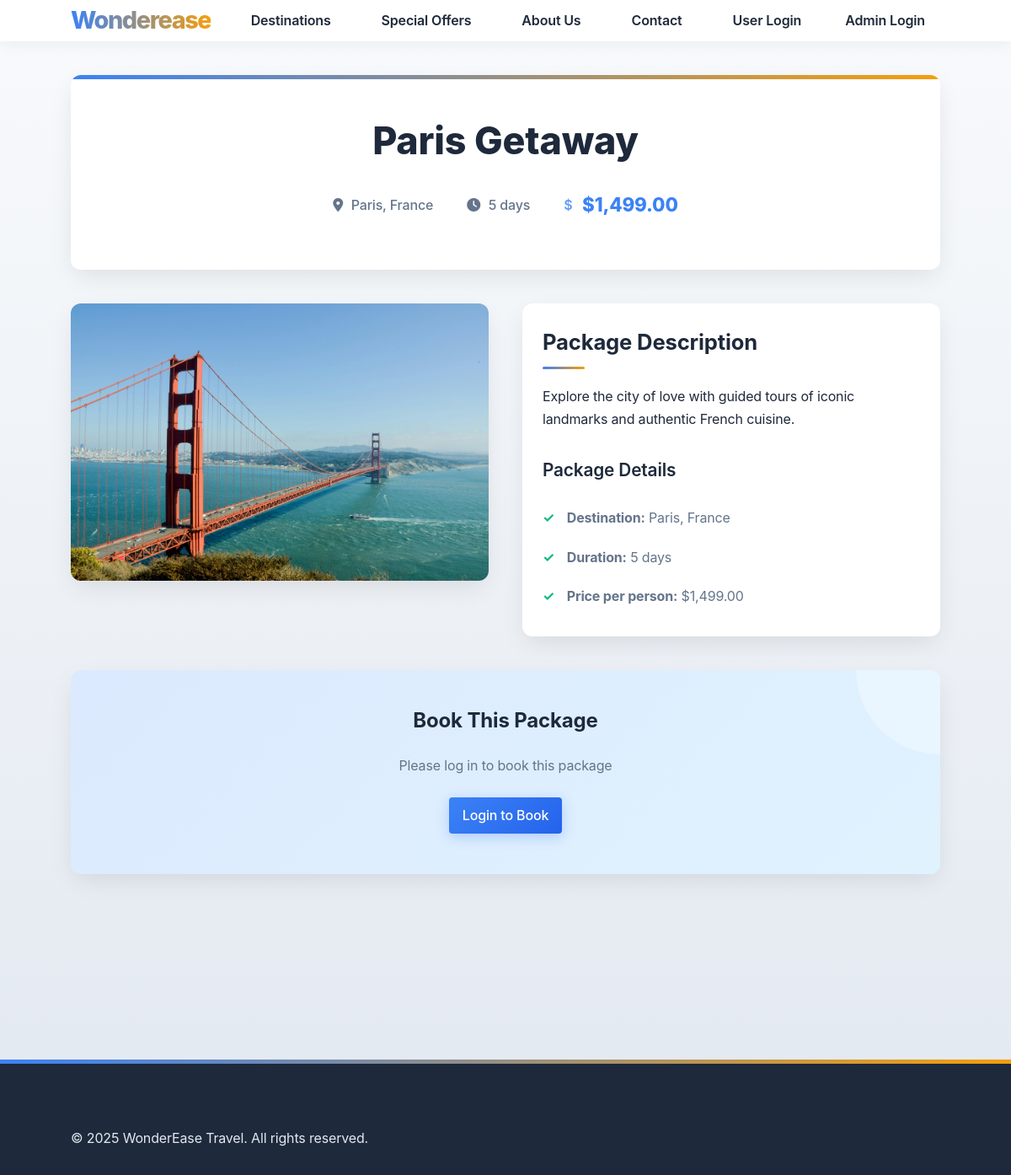
/package_details.php?id=2, run on the app's committed database.
### tables this page shows
CREATE TABLE IF NOT EXISTS packages (
    id INT PRIMARY KEY AUTO_INCREMENT,
    title VARCHAR(100) NOT NULL,
    description TEXT NOT NULL,
    destination VARCHAR(100) NOT NULL,
    price DECIMAL(10,2) NOT NULL,
    duration INT NOT NULL,
    featured BOOLEAN DEFAULT FALSE,
    image_url VARCHAR(255),
    is_special_offer BOOLEAN DEFAULT FALSE,
    discount_badge VARCHAR(50),
    expiry_date DATE,
    created_at TIMESTAMP DEFAULT CURRENT_TIMESTAMP
);

### includes/auth.php (called while the page is built, shortened)
<?php
function isLoggedIn()
{
    return isset($_SESSION['logged_in']) && $_SESSION['logged_in'] === true;
}

### package_details.php (the view, shortened to what this page needs)
<?php
require_once 'includes/auth.php';
$package_id = isset($_GET['id']) ? (int)$_GET['id'] : 0;
$conn = getDBConnection();
$stmt = $conn->prepare("SELECT * FROM packages WHERE id = ?");
$stmt->execute([$package_id]);
$package = $stmt->fetch(PDO::FETCH_ASSOC);
$isLoggedIn = isLoggedIn();
?>
<!DOCTYPE html>
<html lang="en">
<head>
    <link rel="stylesheet" href="assets/css/style.css">
    <link rel="stylesheet" href="https://cdnjs.cloudflare.com/ajax/libs/font-awesome/6.4.0/css/all.min.css">
</head>
<body>
    <header>
        <nav class="container">
            <a href="index.php" class="logo">Wonderease</a>
            <div class="nav-links">
                <a href="index.php#destinations">Destinations</a>
                <a href="index.php#offers">Special Offers</a>
                <a href="index.php#about">About Us</a>
                <a href="index.php#contact">Contact</a>
                <?php if (isLoggedIn()): ?>
                    <div class="profile-dropdown">
                        <button class="profile-icon">
                            <i class="fas fa-user-circle"></i>
                            <span><?php echo htmlspecialchars($_SESSION['user_name']); ?></span>
                        </button>
                        <div class="dropdown-content">
                            <a href="user/dashboard.php"><i class="fas fa-tachometer-alt"></i> Dashboard</a>
                            <a href="user/profile.php"><i class="fas fa-user"></i> Profile</a>
                            <a href="user/bookings.php"><i class="fas fa-calendar-check"></i> My Bookings</a>
                            <a href="user/support.php"><i class="fas fa-headset"></i> Support</a>
                            <a href="auth/logout.php"><i class="fas fa-sign-out-alt"></i> Logout</a>
                        </div>
                    </div>
                <?php else: ?>
                    <div class="auth-links">
                        <a href="auth/login.php">User Login</a>
                        <a href="admin/login.php">Admin Login</a>
                    </div>
                <?php endif; ?>
            </div>
        </nav>
    </header>
    <main>
        <div class="container">
            <div class="package-details">
                <div class="package-header">
                    <h1><?php echo htmlspecialchars($package['title']); ?></h1>
                    <div class="package-meta">
                        <span><i class="fas fa-map-marker-alt"></i> <?php echo htmlspecialchars($package['destination']); ?></span>
                        <span><i class="fas fa-clock"></i> <?php echo $package['duration']; ?> days</span>
                        <span class="package-price">$<?php echo number_format($package['price'], 2); ?></span>
                    </div>
                </div>
                <div class="package-content">
                    <div class="package-image">
                        <img src="<?php echo htmlspecialchars($package['image_url'] ?? 'assets/images/default-package.jpg'); ?>"
                            alt="<?php echo htmlspecialchars($package['title']); ?>">
                    </div>
                    <div class="package-description">
                        <h2>Package Description</h2>
                        <p><?php echo htmlspecialchars($package['description']); ?></p>
                        <h3>Package Details</h3>
                        <ul>
                            <li><strong>Destination:</strong> <?php echo htmlspecialchars($package['destination']); ?></li>
                            <li><strong>Duration:</strong> <?php echo $package['duration']; ?> days</li>
                            <li><strong>Price per person:</strong> $<?php echo number_format($package['price'], 2); ?></li>
                        </ul>
                    </div>
                    <div class="booking-section">
                        <h3>Book This Package</h3>
                        <?php if ($isLoggedIn): ?>
                            <form method="POST" action="" class="booking-form">
                                <div class="form-group">
                                    <label for="booking_date">Booking Date</label>
                                    <input type="date" id="booking_date" name="booking_date"
                                        min="<?php echo date('Y-m-d'); ?>"
                                        value="<?php echo htmlspecialchars($_POST['booking_date'] ?? ''); ?>"
                                        required>
                                </div>
                                <div class="form-group">
                                    <label for="check_in_date">Check-in Date</label>
                                    <input type="date" id="check_in_date" name="check_in_date"
                                        min="<?php echo date('Y-m-d'); ?>"
                                        value="<?php echo htmlspecialchars($_POST['check_in_date'] ?? ''); ?>"
                                        required>
                                </div>
                                <div class="form-group">
                                    <label for="check_out_date">Check-out Date</label>
                                    <input type="date" id="check_out_date" name="check_out_date"
                                        min="<?php echo date('Y-m-d', strtotime('+1 day')); ?>"
                                        value="<?php echo htmlspecialchars($_POST['check_out_date'] ?? ''); ?>"
                                        required>
                                </div>
                                <div class="form-group">
                                    <label for="travelers">Number of Travelers</label>
                                    <input type="number" id="travelers" name="travelers"
                                        min="1" max="10"
                                        value="<?php echo htmlspecialchars($_POST['travelers'] ?? '1'); ?>"
                                        required>
                                </div>
                                <div class="form-group">
                                    <label for="room_type">Room Type</label>
                                    <select id="room_type" name="room_type" required>
                                        <option value="Standard" <?php echo ($_POST['room_type'] ?? '') === 'Standard' ? 'selected' : ''; ?>>Standard</option>
                                        <option value="Deluxe" <?php echo ($_POST['room_type'] ?? '') === 'Deluxe' ? 'selected' : ''; ?>>Deluxe</option>
                                        <option value="Suite" <?php echo ($_POST['room_type'] ?? '') === 'Suite' ? 'selected' : ''; ?>>Suite</option>
                                    </select>
                                </div>
                                <div class="form-group">
                                    <label for="number_of_rooms">Number of Rooms</label>
                                    <input type="number" id="number_of_rooms" name="number_of_rooms"
                                        min="1" max="5"
                                        value="<?php echo htmlspecialchars($_POST['number_of_rooms'] ?? '1'); ?>"
                                        required>
                                </div>
                                <div class="form-group">
                                    <label for="special_requests">Special Requests</label>
                                    <textarea id="special_requests" name="special_requests" rows="3"
                                        placeholder="Any special requests or requirements?"><?php echo htmlspecialchars($_POST['special_requests'] ?? ''); ?></textarea>
                                </div>
                                <div class="form-group">
                                    <label>Total Price</label>
                                    <p class="total-price" id="total_price">$<?php echo number_format($package['price'], 2); ?></p>
                                </div>
                                <button type="submit" class="btn btn-primary">Proceed to Payment</button>
                            </form>
                        <?php else: ?>
                            <p>Please log in to book this package</p>
                            <a href="auth/login.php" class="btn btn-primary">Login to Book</a>
                        <?php endif; ?>
                    </div>
                </div>
            </div>
        </div>
    </main>
    <footer>
        <div class="container">
            <p>&copy; <?php echo date('Y'); ?> WonderEase Travel. All rights reserved.</p>
        </div>
    </footer>
</body>
</html>

### data on the page
packages: title "Paris Getaway", destination "Paris, France", duration "5", price "1,499.00", image_url (picture), description "Explore the city of love with guided tours of iconic landmarks and authentic French cuisine."
